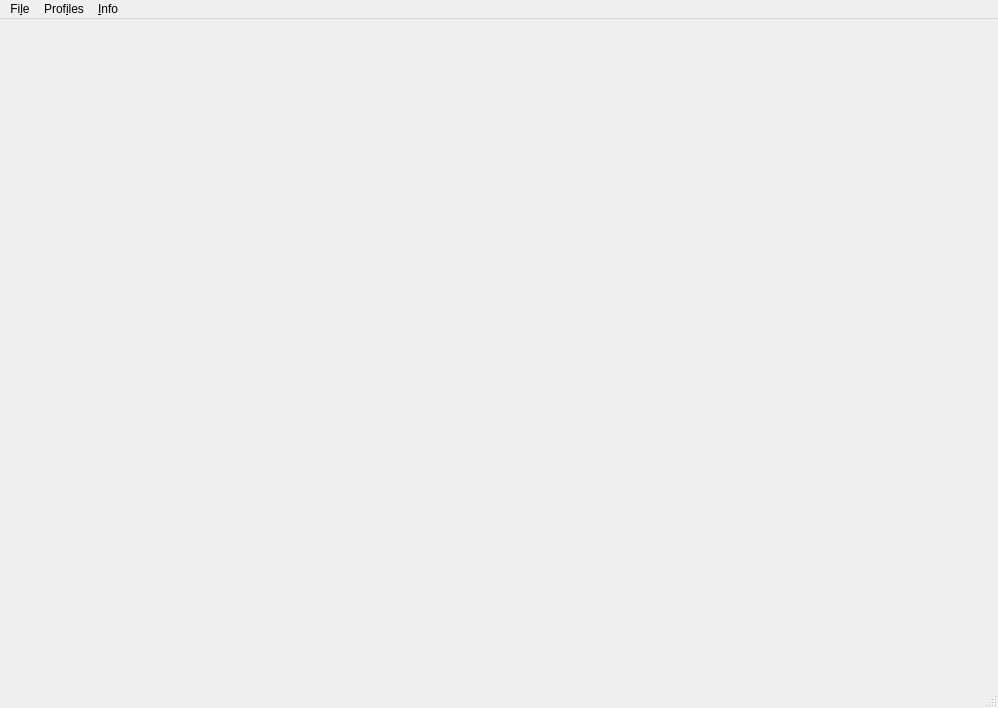
<?xml version="1.0" encoding="UTF-8"?>
<ui version="4.0">
 <class>MainWindow</class>
 <widget class="QMainWindow" name="MainWindow">
  <property name="geometry">
   <rect>
    <x>0</x>
    <y>0</y>
    <width>998</width>
    <height>708</height>
   </rect>
  </property>
  <property name="windowTitle">
   <string>gSurf   -  vers. 0.3.0</string>
  </property>
  <widget class="QWidget" name="centralwidget">
   <widget class="QWidget" name="Input_widget" native="true">
    <property name="geometry">
     <rect>
      <x>5</x>
      <y>6</y>
      <width>251</width>
      <height>138</height>
     </rect>
    </property>
    <property name="font">
     <font>
      <family>Verdana</family>
      <pointsize>8</pointsize>
     </font>
    </property>
   </widget>
   <widget class="QWidget" name="SourcePoint_widget" native="true">
    <property name="geometry">
     <rect>
      <x>5</x>
      <y>148</y>
      <width>251</width>
      <height>130</height>
     </rect>
    </property>
    <property name="font">
     <font>
      <family>Verdana</family>
      <pointsize>8</pointsize>
     </font>
    </property>
   </widget>
   <widget class="QWidget" name="Plane_widget" native="true">
    <property name="geometry">
     <rect>
      <x>5</x>
      <y>285</y>
      <width>252</width>
      <height>253</height>
     </rect>
    </property>
    <property name="font">
     <font>
      <family>Verdana</family>
      <pointsize>8</pointsize>
     </font>
    </property>
   </widget>
   <widget class="QWidget" name="Intersection_widget" native="true">
    <property name="geometry">
     <rect>
      <x>5</x>
      <y>550</y>
      <width>251</width>
      <height>111</height>
     </rect>
    </property>
    <property name="font">
     <font>
      <family>Verdana</family>
      <pointsize>8</pointsize>
     </font>
    </property>
   </widget>
  </widget>
  <widget class="QMenuBar" name="menubar">
   <property name="geometry">
    <rect>
     <x>0</x>
     <y>0</y>
     <width>998</width>
     <height>30</height>
    </rect>
   </property>
   <widget class="QMenu" name="menuFile">
    <property name="title">
     <string>Fi&amp;le</string>
    </property>
    <addaction name="actLoadDem"/>
    <addaction name="actLoadLineShapefile"/>
    <addaction name="separator"/>
    <addaction name="separator"/>
    <addaction name="actionQuit"/>
   </widget>
   <widget class="QMenu" name="menuHelp">
    <property name="title">
     <string>&amp;Info</string>
    </property>
    <addaction name="actionHelp"/>
    <addaction name="actionAbout"/>
   </widget>
   <widget class="QMenu" name="menuProfiles">
    <property name="title">
     <string>Prof&amp;iles</string>
    </property>
    <addaction name="actChooseDEMs"/>
    <addaction name="actChooseLines"/>
    <addaction name="separator"/>
    <addaction name="actCalcProfileStats"/>
    <addaction name="actCreateTopoProfile"/>
    <addaction name="separator"/>
    <addaction name="actProjectGeolAttitudes"/>
    <addaction name="actProjectGeolTraces"/>
    <addaction name="separator"/>
    <addaction name="actIntersectLineLayer"/>
    <addaction name="actIntersectPolygonLayer"/>
   </widget>
   <addaction name="menuFile"/>
   <addaction name="menuProfiles"/>
   <addaction name="menuHelp"/>
  </widget>
  <widget class="QStatusBar" name="statusbar"/>
  <action name="actLoadDem">
   <property name="text">
    <string>Load &amp;DEM</string>
   </property>
   <property name="shortcut">
    <string>Ctrl+D</string>
   </property>
  </action>
  <action name="actLoadLineShapefile">
   <property name="text">
    <string>Load &amp;line shapefile</string>
   </property>
   <property name="shortcut">
    <string>Ctrl+L</string>
   </property>
  </action>
  <action name="actionQuit">
   <property name="text">
    <string>&amp;Quit</string>
   </property>
   <property name="shortcut">
    <string>Ctrl+Q</string>
   </property>
  </action>
  <action name="actionHelp">
   <property name="text">
    <string>&amp;Help</string>
   </property>
   <property name="shortcut">
    <string>Ctrl+H</string>
   </property>
  </action>
  <action name="actionAbout">
   <property name="text">
    <string>&amp;About</string>
   </property>
   <property name="shortcut">
    <string>Ctrl+A</string>
   </property>
  </action>
  <action name="actionPoints">
   <property name="text">
    <string>&amp;points</string>
   </property>
   <property name="shortcut">
    <string>Ctrl+S</string>
   </property>
  </action>
  <action name="actionLines">
   <property name="text">
    <string>&amp;lines</string>
   </property>
   <property name="shortcut">
    <string>Ctrl+L</string>
   </property>
  </action>
  <action name="actChooseDEMs">
   <property name="text">
    <string>&amp;Choose DEM(s)</string>
   </property>
  </action>
  <action name="actChooseLines">
   <property name="text">
    <string>&amp;Define line(s)</string>
   </property>
  </action>
  <action name="actCalcProfileStats">
   <property name="text">
    <string>Calculate profile &amp;statistics</string>
   </property>
  </action>
  <action name="actCreateTopoProfile">
   <property name="text">
    <string>C&amp;reate topographic profile</string>
   </property>
  </action>
  <action name="actProjectGeolAttitudes">
   <property name="text">
    <string>&amp;Project geological attitudes</string>
   </property>
  </action>
  <action name="actProjectGeolTraces">
   <property name="text">
    <string>Project &amp;geological traces</string>
   </property>
  </action>
  <action name="actIntersectLineLayer">
   <property name="text">
    <string>&amp;Intersect line layer</string>
   </property>
  </action>
  <action name="actIntersectPolygonLayer">
   <property name="text">
    <string>Intersect polygon &amp;layer</string>
   </property>
  </action>
 </widget>
 <resources/>
 <connections/>
</ui>
